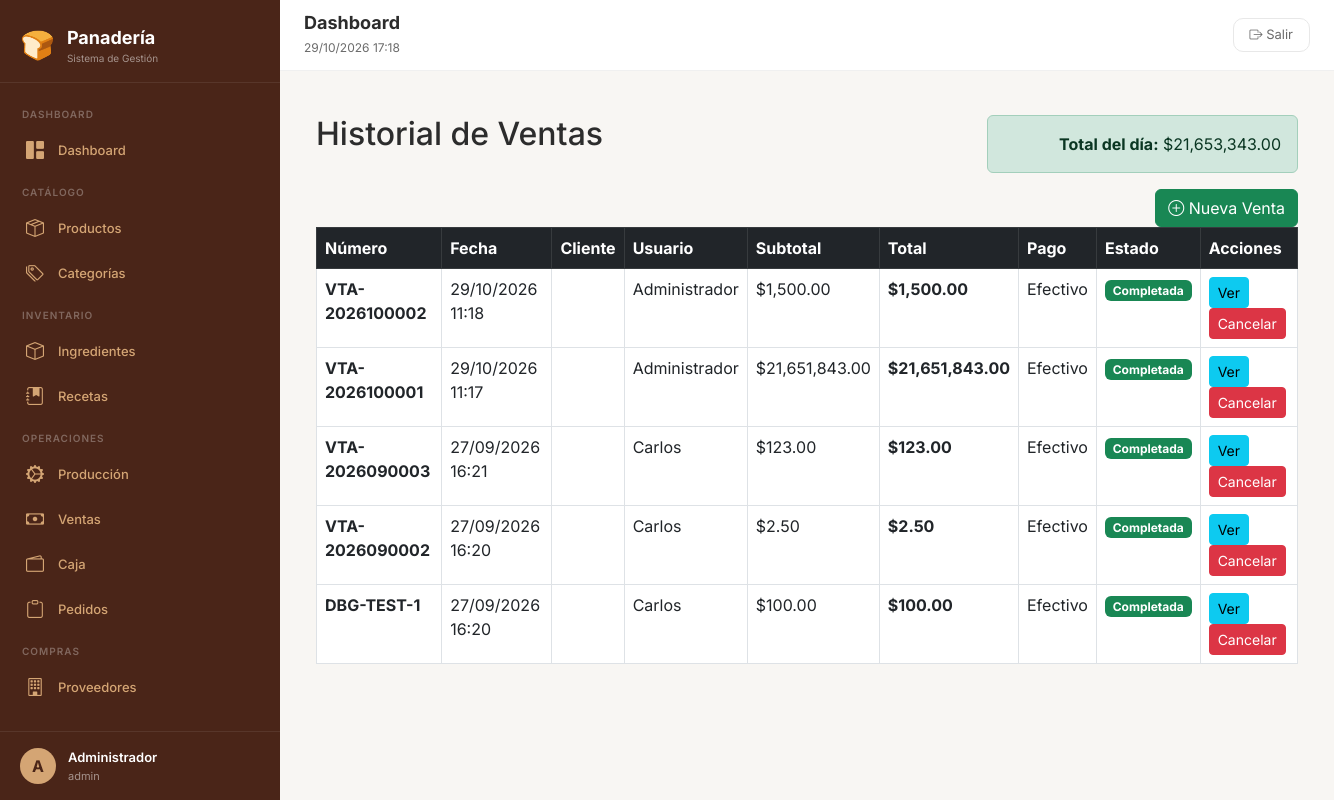
The app's page /index.php?modulo=ventas&accion=index (signed in) with its own data.
### tables this page shows
CREATE TABLE `ventas` (
  `id` int(11) NOT NULL,
  `numero` varchar(20) NOT NULL,
  `cliente_id` int(11) DEFAULT NULL,
  `usuario_id` int(11) NOT NULL,
  `fecha` datetime DEFAULT current_timestamp(),
  `subtotal` decimal(10,2) NOT NULL,
  `descuento` decimal(10,2) DEFAULT 0.00,
  `total` decimal(10,2) NOT NULL,
  `medio_pago` enum('efectivo','debito','credito','transferencia','qr','otro') NOT NULL,
  `estado` enum('completada','cancelada','devolucion') DEFAULT 'completada',
  `observaciones` text DEFAULT NULL
);

CREATE TABLE `usuarios` (
  `id` int(11) NOT NULL,
  `nombre` varchar(100) NOT NULL,
  `apellido` varchar(100) DEFAULT NULL,
  `email` varchar(100) NOT NULL,
  `telefono` varchar(20) DEFAULT NULL,
  `password` varchar(255) NOT NULL,
  `rol_id` int(11) NOT NULL,
  `activo` tinyint(1) DEFAULT 1,
  `ultimo_acceso` datetime DEFAULT NULL,
  `foto` varchar(255) DEFAULT NULL,
  `created_at` timestamp NOT NULL DEFAULT current_timestamp()
);

### controllers/VentasController.php (called while the page is built, shortened)
<?php
require_once __DIR__ . '/../models/Venta.php';
require_once __DIR__ . '/../includes/funciones.php';
class VentasController {
    private $modelo;
    public function __construct() {
        $this->modelo = new Venta();
    }
    public function index() {
        $ventas = $this->modelo->obtenerTodas(50);
        $total_dia = $this->modelo->obtenerTotalDelDia();
        include 'includes/header.php';
        include 'views/ventas/index.php';
        include 'includes/footer.php';
    }
}
?>

### config/database.php (called while the page is built, shortened)
<?php
function conectarDB() {
    try {
        $pdo = new PDO("mysql:host=" . DB_HOST . ";dbname=" . DB_NAME . ";charset=utf8", DB_USER, DB_PASS);
        $pdo->setAttribute(PDO::ATTR_ERRMODE, PDO::ERRMODE_EXCEPTION);
        $pdo->exec("SET time_zone = '-03:00'");
        return $pdo;
    } catch (PDOException $e) {
        die("Error de conexión: " . $e->getMessage());
    }
}
?>

### models/Venta.php (called while the page is built, shortened)
<?php
require_once __DIR__ . '/../config/database.php';
class Venta {
    private $pdo;
    public function __construct() {
        $this->pdo = conectarDB();
    }
    public function obtenerTodas($limite = 100) {
        $sql = "SELECT v.*, c.nombre as cliente_nombre, c.apellido as cliente_apellido,
                u.nombre as usuario_nombre
                FROM ventas v
                LEFT JOIN clientes c ON v.cliente_id = c.id
                LEFT JOIN usuarios u ON v.usuario_id = u.id
                WHERE v.estado = 'completada'
                ORDER BY v.fecha DESC
                LIMIT " . intval($limite);
        $stmt = $this->pdo->query($sql);
        return $stmt->fetchAll(PDO::FETCH_ASSOC);
    }
    public function obtenerTotalDelDia() {
        $sql = "SELECT SUM(total) as total FROM ventas WHERE DATE(fecha) = CURDATE() AND estado = 'completada'";
        $stmt = $this->pdo->query($sql);
        $result = $stmt->fetch(PDO::FETCH_ASSOC);
        return $result['total'] ?? 0;
    }
}
?>

### includes/funciones.php (called while the page is built, shortened)
<?php
function tieneRol($rolNombre) {
    return isset($_SESSION['rol']) && $_SESSION['rol'] === $rolNombre;
}
function esAdmin() {
    return tieneRol('admin');
}
?>

### views/ventas/index.php (the view, shortened to what this page needs)
<div class="container mt-4">
    <div class="row">
        <div class="col-md-8">
            <h2>Historial de Ventas</h2>
        </div>
        <div class="col-md-4 text-end">
            <div class="alert alert-success">
                <strong>Total del día:</strong> $<?= number_format($total_dia, 2) ?>
            </div>
            <a href="index.php?modulo=ventas&accion=nueva" class="btn btn-success">
                <i class="bi bi-plus-circle"></i> Nueva Venta
            </a>
        </div>
    </div>
    <div class="table-responsive">
        <table class="table table-bordered table-hover">
            <thead class="table-dark">
                <tr>
                    <th>Número</th>
                    <th>Fecha</th>
                    <th>Cliente</th>
                    <th>Usuario</th>
                    <th>Subtotal</th>
                    <th>Total</th>
                    <th>Pago</th>
                    <th>Estado</th>
                    <th>Acciones</th>
                </tr>
            </thead>
            <tbody>
                <?php if (empty($ventas)): ?>
                    <tr><td colspan="9" class="text-center">No hay ventas registradas.</td></tr>
                <?php else: ?>
                    <?php foreach ($ventas as $venta): ?>
                        <tr>
                            <td><strong><?= htmlspecialchars($venta['numero']) ?></strong></td>
                            <td><?= date('d/m/Y H:i', strtotime($venta['fecha'])) ?></td>
                            <td><?= htmlspecialchars($venta['cliente_nombre'] ?? '') ?> <?= htmlspecialchars($venta['cliente_apellido'] ?? '') ?></td>
                            <td><?= htmlspecialchars($venta['usuario_nombre']) ?></td>
                            <td>$<?= number_format($venta['subtotal'], 2) ?></td>
                            <td><strong>$<?= number_format($venta['total'], 2) ?></strong></td>
                            <td><?= ucfirst($venta['medio_pago']) ?></td>
                            <td>
                                <span class="badge <?= $venta['estado'] == 'completada' ? 'bg-success' : 'bg-danger' ?>">
                                    <?= ucfirst($venta['estado']) ?>
                                </span>
                            </td>
                            <td>
                                <a href="index.php?modulo=ventas&accion=ver&id=<?= $venta['id'] ?>" class="btn btn-sm btn-info">Ver</a>
                                <?php if ($venta['estado'] == 'completada' && (esAdmin() || tieneRol('encargado'))): ?>
                                    <a href="index.php?modulo=ventas&accion=cancelar&id=<?= $venta['id'] ?>" class="btn btn-sm btn-danger" onclick="return confirm('¿Cancelar esta venta? Se restaurará el stock.')">Cancelar</a>
                                <?php endif; ?>
                            </td>
                        </tr>
                    <?php endforeach; ?>
                <?php endif; ?>
            </tbody>
        </table>
    </div>
</div>

### assets/css/estilo.css (style rules this page uses)
:root { --primary: #6C3A2A; --primary-dark: #4A2518; --primary-light: #8B5A4A; --secondary: #D4A574; --accent: #E8C99B; --success: #2D8B46; --warning: #E8A838; --danger: #C0392B; --info: #2D7D8B; --bg-light: #F8F6F3; --bg-white: #FFFFFF; --text-dark: #2C2C2C; --text-gray: #6B6B6B; --text-light: #A8A8A8; --shadow: 0 4px 20px rgba(0, 0, 0, 0.08); --shadow-hover: 0 8px 30px rgba(0, 0, 0, 0.15); --radius: 16px; --radius-sm: 10px; --transition: all 0.3s cubic-bezier(0.4, 0, 0.2, 1); }
* { margin: 0; padding: 0; box-sizing: border-box; }
body { font-family: 'Inter', sans-serif; background: var(--bg-light); color: var(--text-dark); min-height: 100vh; display: flex; margin: 0; }

### records on screen
ventas: numero "VTA-2026100002", fecha "29/10/2026 11:18", usuario.nombre "Administrador", subtotal "1,500.00", total "1,500.00", medio_pago "Efectivo", estado "Completada"
ventas: numero "VTA-2026100001", fecha "29/10/2026 11:17", usuario.nombre "Administrador", subtotal "21,651,843.00", total "21,651,843.00", medio_pago "Efectivo", estado "Completada"
ventas: numero "VTA-2026090003", fecha "27/09/2026 16:21", usuario.nombre "Carlos", subtotal "123.00", total "123.00", medio_pago "Efectivo", estado "Completada"
ventas: numero "VTA-2026090002", fecha "27/09/2026 16:20", usuario.nombre "Carlos", subtotal "2.50", total "2.50", medio_pago "Efectivo", estado "Completada"
ventas: numero "DBG-TEST-1", fecha "27/09/2026 16:20", usuario.nombre "Carlos", subtotal "100.00", total "100.00", medio_pago "Efectivo", estado "Completada"

### other values on screen
substr($_SESSION['usuario_nombre'] ?? 'U', 0, 1) "A"
$_SESSION['usuario_nombre'] "Administrador"
$_SESSION['rol'] "admin"
$titulos[$modulo_actual] "Dashboard"
$total_dia "21,653,343.00"
